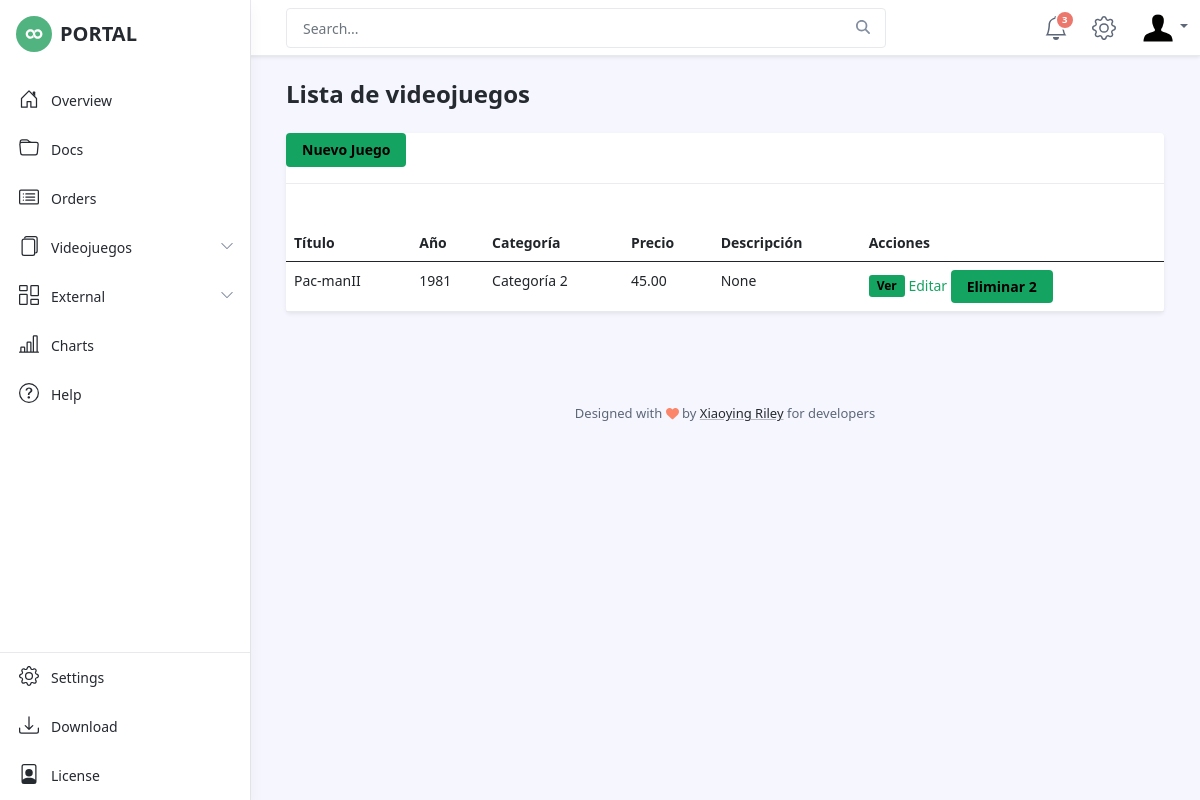
Screenshot of /videojuegos/lista/ with the database file from the repository.
### videojuego/models.py (models this page shows, shortened)
class Videojuego(models.Model):
    titulo = models.CharField('Título', max_length=50, unique=True)
    anio = models.IntegerField('Año')
    categoria = models.ForeignKey("videojuego.Categoria", verbose_name='Categoría', on_delete=models.CASCADE)
    precio = models.DecimalField(max_digits=6, decimal_places=2)
    descripcion = models.CharField('Descripción', max_length=250, null=True, blank=True)

class Categoria(models.Model):
    nombre = models.CharField(max_length=50)
    def __str__(self):
        return self.nombre

### videojuego/views.py (the view)
class VideojuegoList(ListView):
    model = Videojuego

### videojuego/templates/videojuego/videojuego_list.html (shortened to what this page needs)
{% extends 'base2.html' %}
{% load static %}
{% block contenido %}
<h1 class="app-page-title">Lista de videojuegos</h1>
<div class="app-card app-card-orders-table shadow-sm mb-5">
    <a href="{% url 'videojuego:nuevo' %}" class="btn btn-primary">Nuevo Juego</a>
    <hr>
    <br>
    <table class="table">
        <thead>
            <th>Título</th>
            <th>Año</th>
            <th>Categoría</th>
            <th>Precio</th>
            <th>Descripción</th>
            <th>Acciones</th>
        </thead>
        <tbody>
            {% for videojuego in object_list  %}
            <tr>
                <td>{{videojuego.titulo}}</td>
                <td>{{videojuego.anio}}</td>
                <td>{{videojuego.categoria}}</td>
                <td>{{videojuego.precio}}</td>
                <td>{{videojuego.descripcion}}</td>
                <td>
                    <a href="{% url 'videojuego:ver' videojuego.id %}" class="btn btn-primary btn-sm">Ver</a>
                    <a href="{% url 'videojuego:editar' videojuego.id %}">Editar</a>
                    <button
                        onclick="muestraModal('{% url 'videojuego:eliminar' videojuego.id %}','{{videojuego.titulo}}')"
                        type="button" class="btn btn-primary"
                        data-toggle="modal" data-target="#exampleModal">
                        Eliminar 2
                    </button>
                </td>
            </tr>
            {% endfor %}
        </tbody>
    </table>
</div>
{% endblock contenido %}

### rows the page displays
Videojuego: titulo "Pac-manII", anio "1981", categoria "Categoría 2", precio "45.00", descripcion "None"
